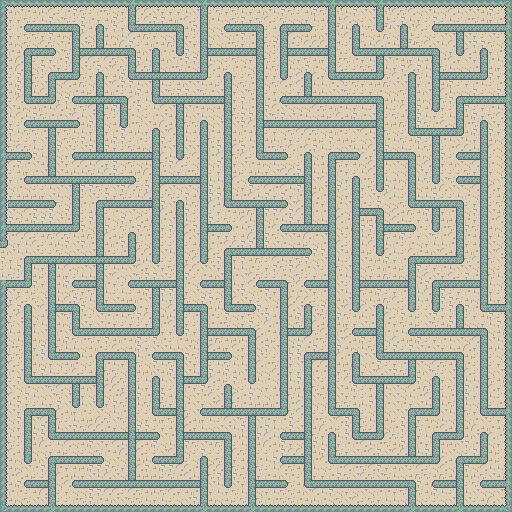

Below is a game level as drawn by its tile map, then a one-line description and the .tmx that defines it (tile-layer data replaced by summaries):
An orthogonal 64x64 tile map with 8x8 px tiles, 1 tile layer (Tile Layer 1).

<map version="1.10" tiledversion="1.11.0" orientation="orthogonal" renderorder="right-down" width="64" height="64" tilewidth="8" tileheight="8" infinite="0" nextlayerid="2" nextobjectid="1">
 <tileset firstgid="1" source="mazeBackground.tsx" />
 <layer id="1" name="Tile Layer 1" width="64" height="64">
  <data>[4096 cells, 4096 non-empty, 32 distinct tile ids]</data>
 </layer>
</map>